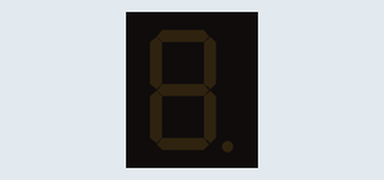
This sketch was run on a simulated Arduino Uno, built with avr-gcc and run on an emulated ATmega328P. Shown: 1-digit seven-segment display. Wiring (inferred from the names in the program): 1-digit 7-segment display, segments lit when HIGH: segments pin 9, pin 8, pin 7, pin 6, pin 5, pin 4, pin 3, pin 2. Random numbers use the default seed unless the sketch sets one; the segment pins are drawn as the display they are named for.

Above: at 0.1 s.
At 0.6 s:
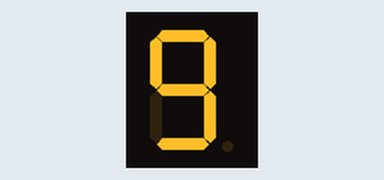
At 1.1 s:
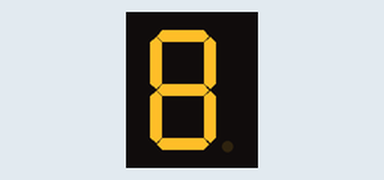
At 2.6 s:
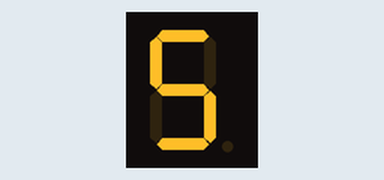
At 3.6 s:
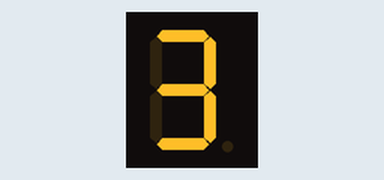
At 5.1 s:
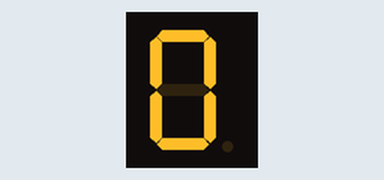

The sketch:

exercice_01.ino
```cpp
int a = 9;
int b = 8;
int c = 7;
int d = 6;
int e = 5;
int f = 4;
int g = 3;
int dp = 2;

int cNb = 0;
int pNb = 0;

int randomSeq[7];

void setup() {
  Serial.begin(9600);
  // put your setup code here, to run once:
  pinMode(a, OUTPUT);
  pinMode(b, OUTPUT);
  pinMode(c, OUTPUT);
  pinMode(d, OUTPUT);
  pinMode(e, OUTPUT);
  pinMode(f, OUTPUT);
  pinMode(g, OUTPUT);
  pinMode(dp, OUTPUT);
}

void loop() {
  // put your main code here, to run repeatedly:
  // exerciec 1
  for(int i = 10; i >= 0; i--) {
    display(i);
    delay(500);
  }

  // bonus
  // if (cNb == pNb) {
  //   cNb = int(random(10));
  // } else {
  //   Serial.println(cNb);
  //   // Serial.println("pNb : " + pNb);
  //   display(cNb);
  //   delay(500);
  //   pNb = cNb;
  //   cNb = int(random(10));
  // }

  // bonus 2
  // bonus2();
}

void display(int i) {
  if (i == 0) {
    nb(1, 1, 1, 1, 1, 1, 0);
  }
  if (i == 1) {
    nb(0, 1, 1, 0, 0, 0, 0);
  }
  if (i == 2) {
    nb(1, 1, 0, 1, 1, 0, 1);
  }
  if (i == 3) {
    nb(1, 1, 1, 1, 0, 0, 1);
  }
  if (i == 4) {
    nb(0, 1, 1, 0, 0, 1, 1);
  }
  if (i == 5) {
    nb(1, 0, 1, 1, 0, 1, 1);
  }
  if (i == 6) {
    nb(1, 0, 1, 1, 1, 1, 1);
  }
  if (i == 7) {
    nb(1, 1, 1, 0, 0, 0, 0);
  }
  if (i == 8) {
    nb(1, 1, 1, 1, 1, 1, 1);
  }
  if (i == 9) {
    nb(1, 1, 1, 1, 0, 1, 1);
  }
}

void nb( int A, int B, int C, int D, int E, int F, int G) {
    digitalWrite(a, A);
    digitalWrite(b, B);
    digitalWrite(c, C);
    digitalWrite(d, D);
    digitalWrite(e, E);
    digitalWrite(f, F);
    digitalWrite(g, G);
}

void bonus2() {
  for(int i = 0; i < 7; i++) {
    randomSeq[i] = round(random());
  }
  nb(randomSeq[0], randomSeq[1], randomSeq[2], randomSeq[3], randomSeq[4], randomSeq[5], randomSeq[6]);
  delay(500);
}
```

Measured:
- by itself, everything shown: repeats every 5.5 s, in 10 steps
- what the display in image 1 shows lasts 0.5 s, from 0.5 s to 1.0 s
- what the display in image 5 shows lasts 1.0 s, from 5.0 s to 6.0 s
